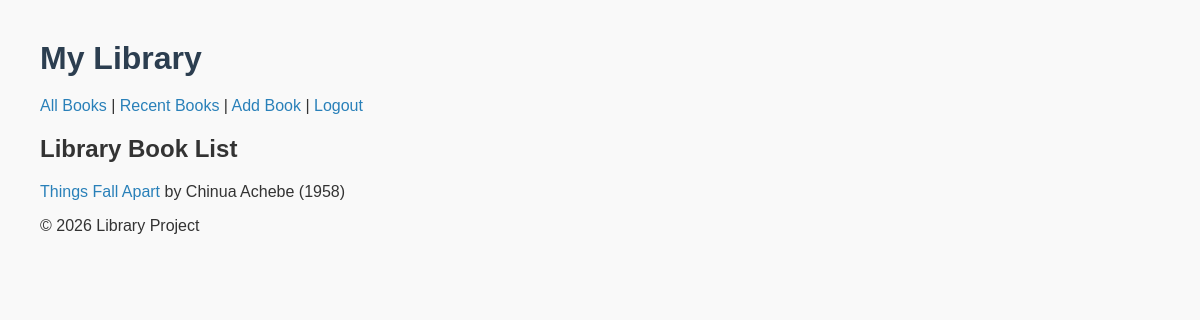
The app's page /books/ (signed in) with its own data.
### bookshelf/models.py (models this page shows, shortened)
class Book(models.Model):
    title = models.CharField(max_length=200)
    publication_year = models.IntegerField()
    author = models.ForeignKey(Author, on_delete=models.CASCADE, related_name="books")

class Author(models.Model):
    name = models.CharField(max_length=100)
    birth_year = models.IntegerField(null=True, blank=True)
    def __str__(self):
        return self.name

### bookshelf/views.py (the view)
# urls.py: path('books/', book_list, name='book_list'),
def book_list(request):
    books = Book.objects.all()
    return render(request, 'bookshelf/book_list.html', {'books': books})

### bookshelf/templates/bookshelf/book_list.html (shortened to what this page needs)
{% extends "bookshelf/base.html" %}
{% block content %}
<h2>Library Book List</h2>
{% if books %}
<ul>
  {% for book in books %}
  <li>
    <a href="{% url 'book_detail' book.pk %}">
      {{ book.title }}
    </a> by {{ book.author }} ({{ book.publication_year }})
  </li>
  {% endfor %}
</ul>
{% else %}
<p>No books available.</p>
{% endif %}
{% endblock %}

### bookshelf/static/bookshelf/style.css (style rules this page uses)
body { font-family: Arial, sans-serif; margin: 40px; background-color: #f9f9f9; color: #333; }
ul { list-style-type: none; padding: 0; }
li { margin: 10px 0; }
a { text-decoration: none; color: #2980b9; }

### records on screen
Book: title "Things Fall Apart", author "Chinua Achebe", publication_year "1958"
